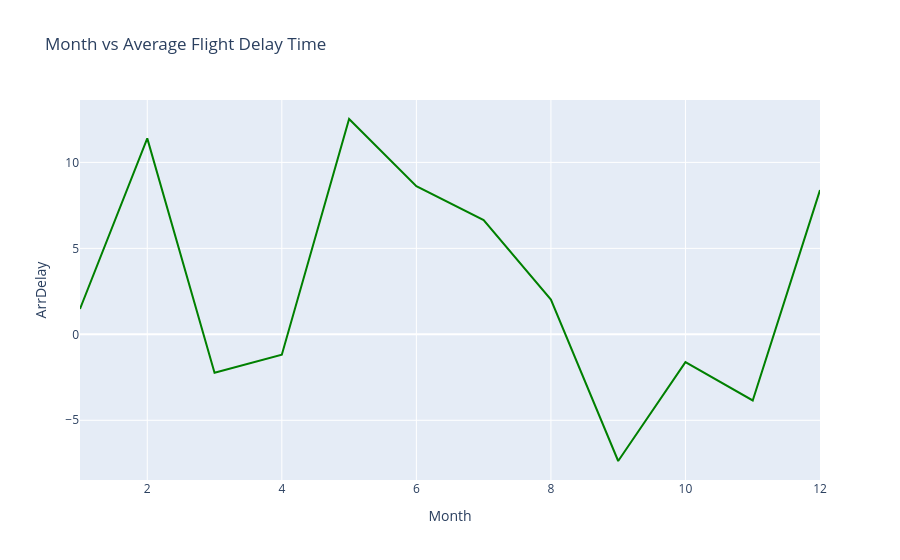

Notebook code for this chart:
### Code cell
fig = get_graph(2019)
fig.show()

### Figure 1 — Plotly figure (JSON) as saved in the notebook; plotly's stock layout.template omitted (floating-point values rounded to 4 significant figures)
{"data": [{"marker": {"color": "green"}, "mode": "lines", "type": "scatter", "x": [1, 2, 3, 4, 5, 6, 7, 8, 9, 10, 11, 12], "y": [1.475, 11.4, -2.236, -1.186, 12.52, 8.613, 6.644, 2.025, -7.368, -1.617, -3.846, 8.387]}], "layout": {"title": {"text": "Month vs Average Flight Delay Time"}, "xaxis": {"title": {"text": "Month"}}, "yaxis": {"title": {"text": "ArrDelay"}}}}
